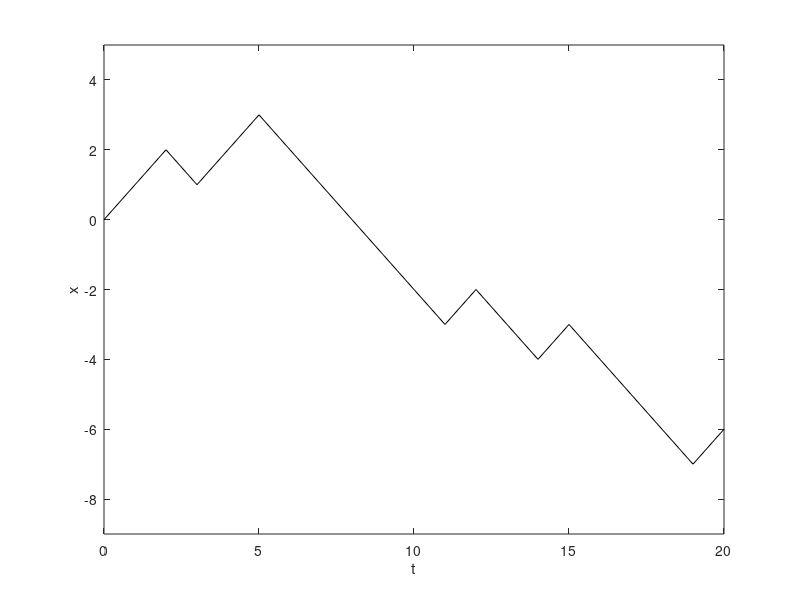

This chart was generated by the following MATLAB code:
%% Author: Jamie Mair
% Random walk script to simulate a single random walk with parameters


initial_x = 0;
initial_t = 0;
final_t = 20;
probability_up = 0.25;
probability_down = 1.0 - probability_up;

x = zeros(1, final_t-initial_t+1);
t = initial_t:final_t;
x(1) = initial_x;
for i=2:length(x)
    if rand < probability_up
       x(i) = x(i-1) + 1; 
    else
       x(i) = x(i-1) - 1; 
    end
end


figure;
plot(t,x,'-k');
ylim([floor(min(x)*1.1-1), ceil(max(x)*1.1+1)]);
xlabel('t');
ylabel('x');